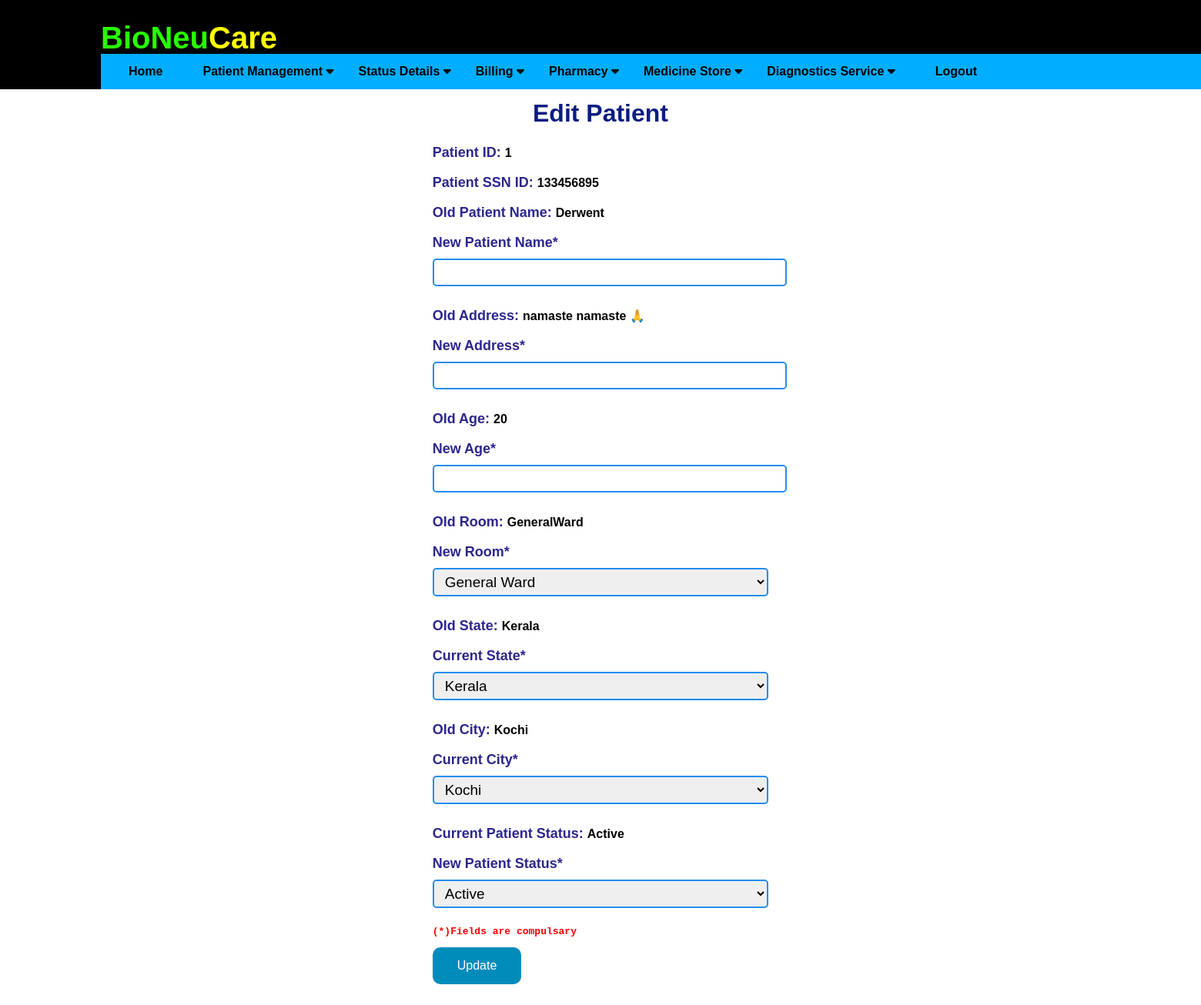
Before: /editpatientdetail/1 (signed in) with the older database file.
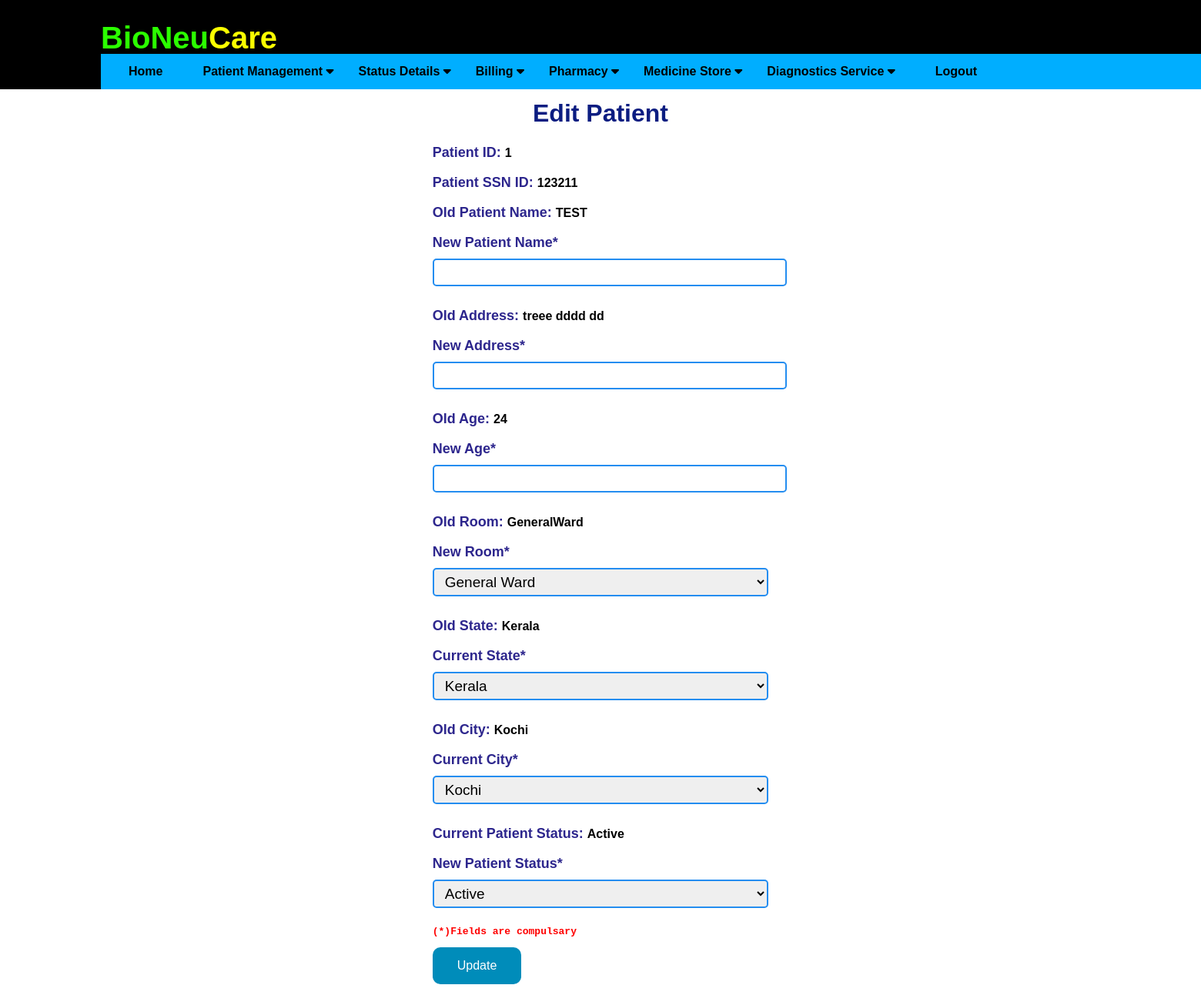
After: the same page with the newer database file.
### application/routes.py (models this page shows)
class Patients(db.Model):
    __tablename__ = 'patients'
    id = db.Column(db.Integer, primary_key=True)
    ssn_id = db.Column(db.Integer)
    pname = db.Column(db.String(20), nullable=False)
    age = db.Column(db.Integer)
    date = db.Column(db.DateTime, default=datetime.now)
    ldate = db.Column(db.DateTime, default=datetime.now)
    tbed = db.Column(db.String(10))
    address = db.Column(db.String(20))
    city = db.Column(db.String(20))
    state = db.Column(db.String(20))
    status = db.Column(db.String(20))

### application/routes.py (the view, shortened to what this page needs)
@app.route('/editpatientdetail/<id>', methods=['GET', 'POST'])
def editpatientdetail(id):
    print("id is : ", id)
    if 'username' in session:
        print("inside sesssss")
        print(datetime.now())
        editpat = Patients.query.filter_by( id = id )
        return render_template('editpatientdetail.html', editpat = editpat)

### application/templates/editpatientdetail.html (shortened to what this page needs)
{% extends "layout.html" %}
{% block content %}
<div class="form1">
    <h1 style="color: rgb(11, 29, 129); text-align: center;">Edit Patient </h1>
    {% for edit in editpat %}
    <form action="" method="POST">
        <label for="id">Patient ID:   </label> <b>{{ edit.id }}</b> <br><br>
        <label for="ssn id">Patient SSN ID: </label> <b> {{ edit.ssn_id }} </b> <br><br>
        <label for="Name">Old Patient Name:   </label> <b>{{ edit.pname }}</b> <br><br>
        <label for="New customer Name*">New Patient Name*</label>
        <input type="text" class="text1" id="npname" name="npname" required><br><br>
        <label for="Old Address">Old Address:  </label> <b>{{ edit.address }}</b> <br><br>
        <label for="New Address*">New Address*</label>
        <input type="text" class="text1" id="naddress" name="naddress" required><br><br>
        <label for="Old Age">Old Age:  </label> <b>{{ edit.age }}</b> <br><br>
        <label for="New Age*">New Age*</label>
        <input type="number" class="text1" id="nage" name="nage" min="0"  maxlength="2" required><br><br>
        <label for="Old Address">Old Room:  </label><b> {{ edit.tbed }}</b> <br><br>
        <label for="Bed">New Room*</label>
                <select id="tbed" class="text1" name="tbed">
                    <option value="GeneralWard">General Ward</option>
                </select><br><br>
                <label for="Old Address">Old State:  </label> <b> {{ edit.state }}</b> <br><br>
        <label for="state">Current State*</label>
                <select id="nstate" class="text1" name="nstate">
                    <option value="Kerala">Kerala</option>
                </select><br><br>
        <label for="Old Address">Old City:  </label> <b> {{ edit.city }}</b> <br><br>
        <label for="City">Current City*</label>
                <select id="ncity" class="text1" name="ncity">
                    <option value="Kochi">Kochi</option>
                </select><br><br>
        <label for="Old Address">Current Patient Status:  </label> <b>{{ edit.status }}</b> <br><br>
        <label for="status">New Patient Status*</label>
        <select id="status" class="text1" name="status">
            <option value="Active">Active</option>
        </select>
        <pre>(*)Fields are compulsary</pre>
        <button type="submit" class="button" >Update</button>
    </form>
    {% endfor %}
</div>
{% endblock %}

Changed rows visible on the page:
changed Patients "GeneralWard": ssn_id "133456895" → "123211"; pname "Derwent" → "TEST"; address "namaste namaste 🙏" → "treee dddd dd"; age "20" → "24"
